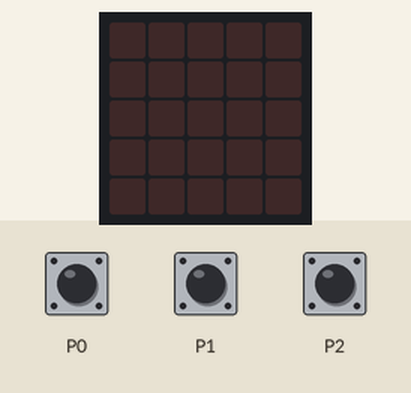
The program below on a simulated BBC micro:bit (MakeCode). Shown: the board's 5×5 LED display. The inputs (shaded band) are chosen by the test bench. A reset restarts the program.

Above: at 1.2 s.
1.3 s: touch pin P1 pressed for 0.15 s
At 2.3 s:
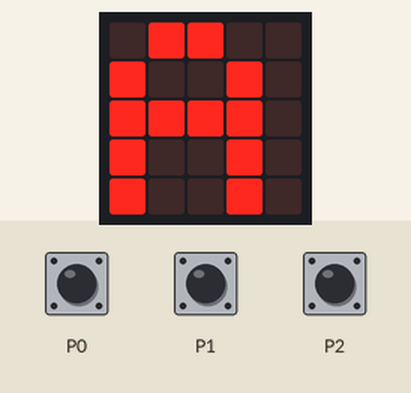
2.9 s: touch pin P0 pressed for 0.15 s
At 4.2 s:
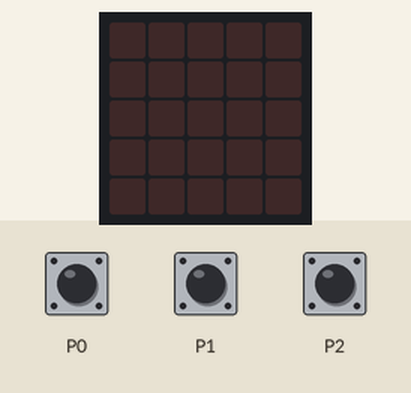
4.5 s: touch pin P2 pressed for 0.15 s
At 4.8 s:
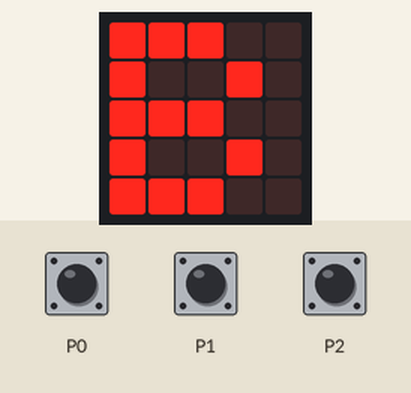
Timing chart, 0 to 7.5 s (numbered marks = the images above; inputs shaded):
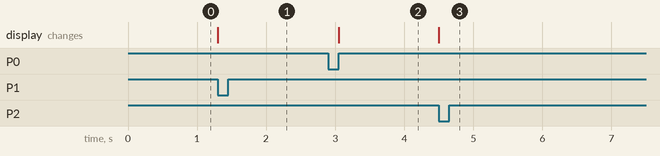

The program:

main.ts
```typescript
input.onPinPressed(TouchPin.P0, function () {
    control.reset()
})
let botaoNaoPrecionado = true
basic.forever(function () {
    while (botaoNaoPrecionado) {
        if (input.pinIsPressed(TouchPin.P1)) {
            basic.showString("A")
            basic.pause(100)
            botaoNaoPrecionado = false
        } else if (input.pinIsPressed(TouchPin.P2)) {
            basic.showString("B")
            basic.pause(100)
            botaoNaoPrecionado = false
        }
    }
})
```

test.ts
```typescript
// testes vão aqui; isto não será compilado quando este pacote for usado como uma extensão.
```

Measured:
- after the input at 1.3 s, the display: changes at once (image 1)
- after the input at 2.9 s, the display: changes after 0.15 s (image 2)
- after the input at 4.5 s, the display: changes at once (image 3)
